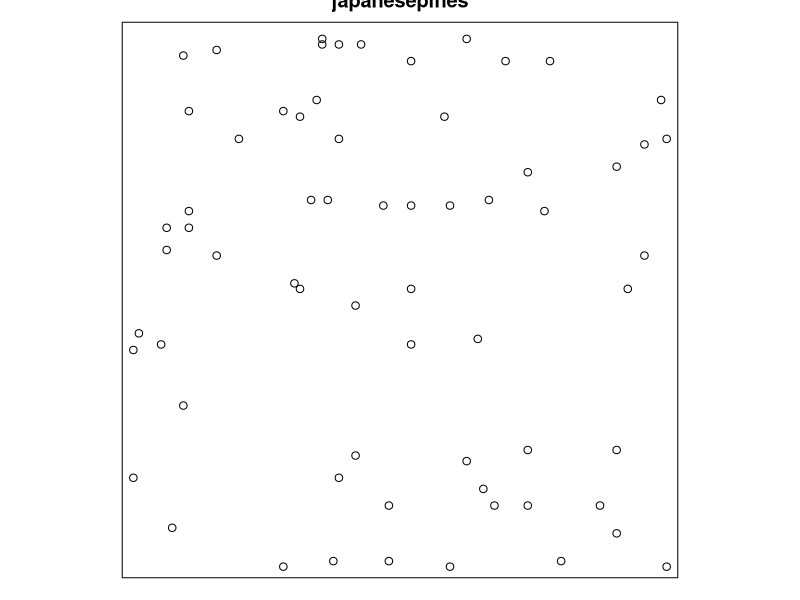
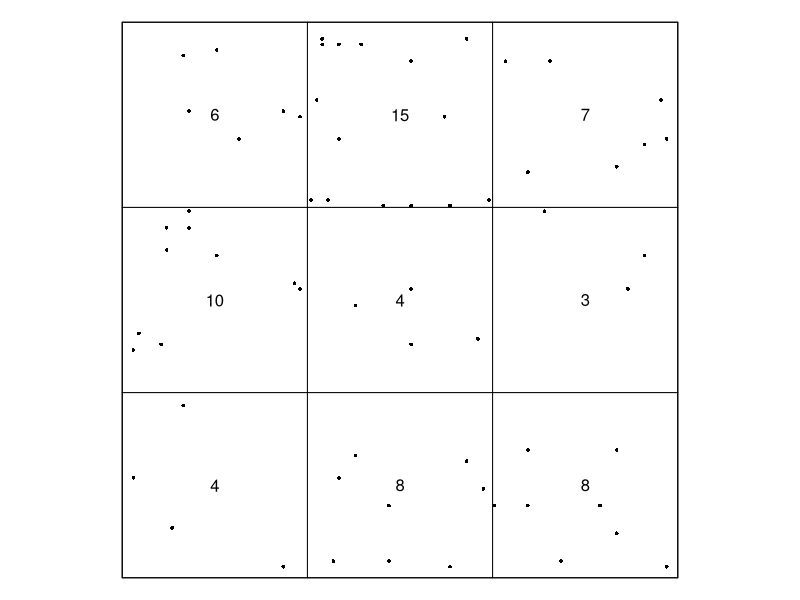
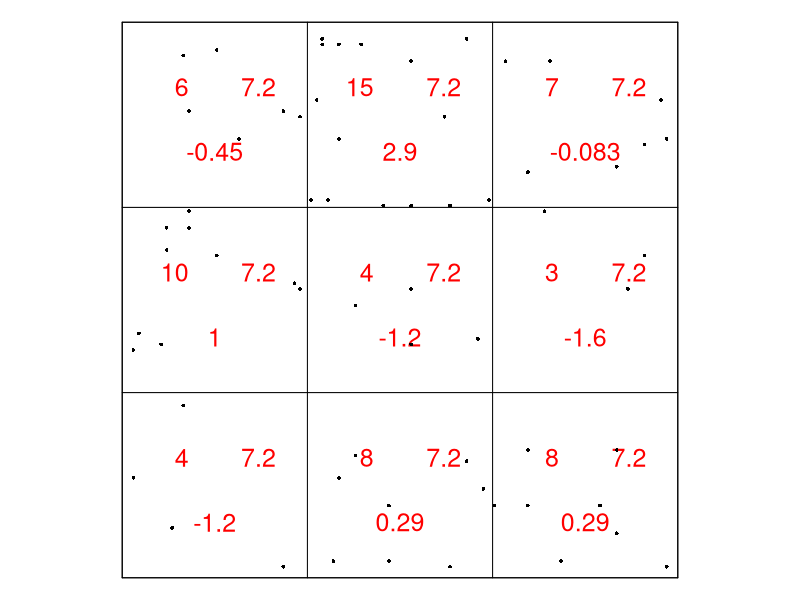
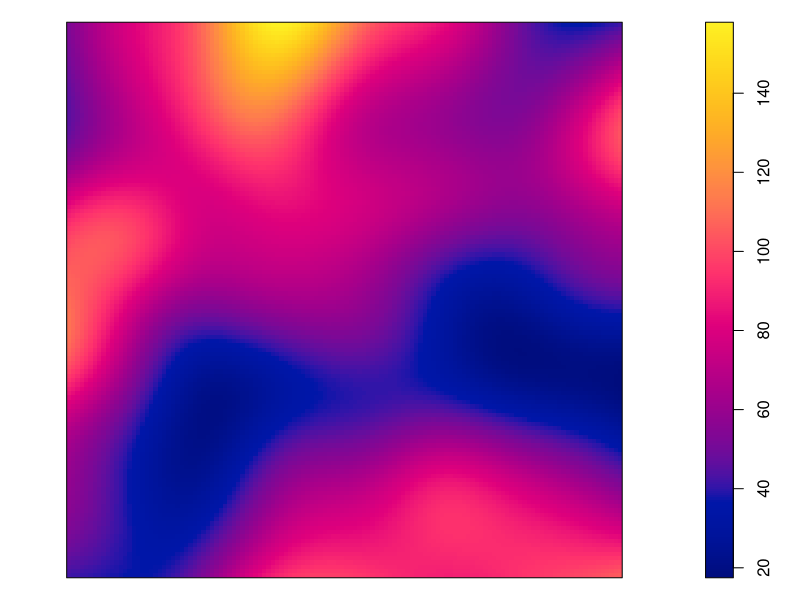
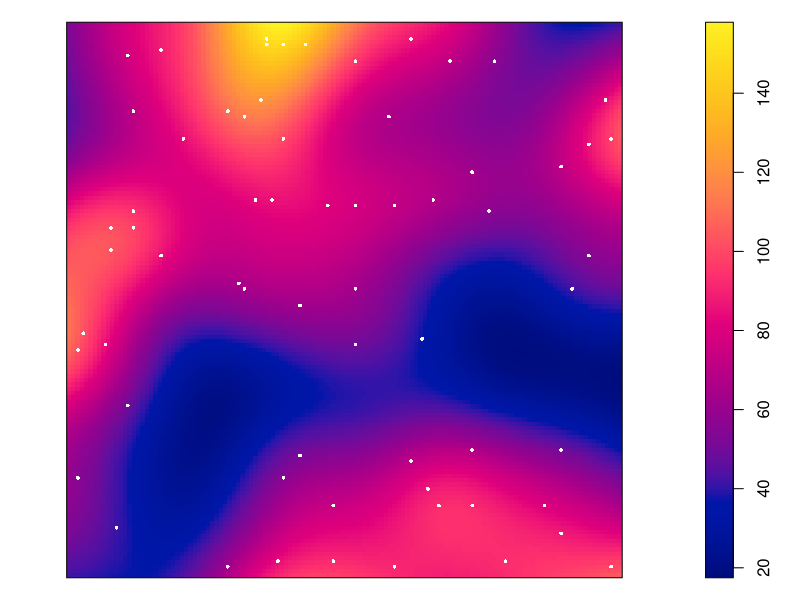
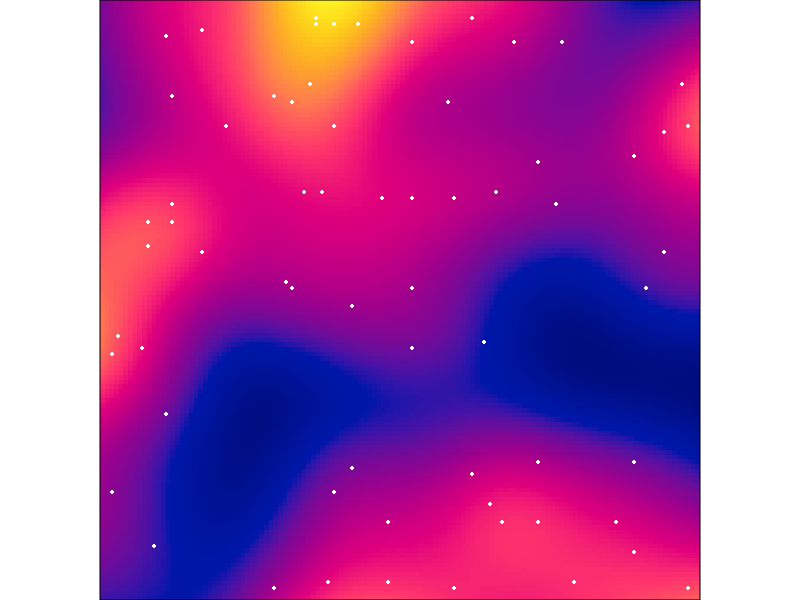
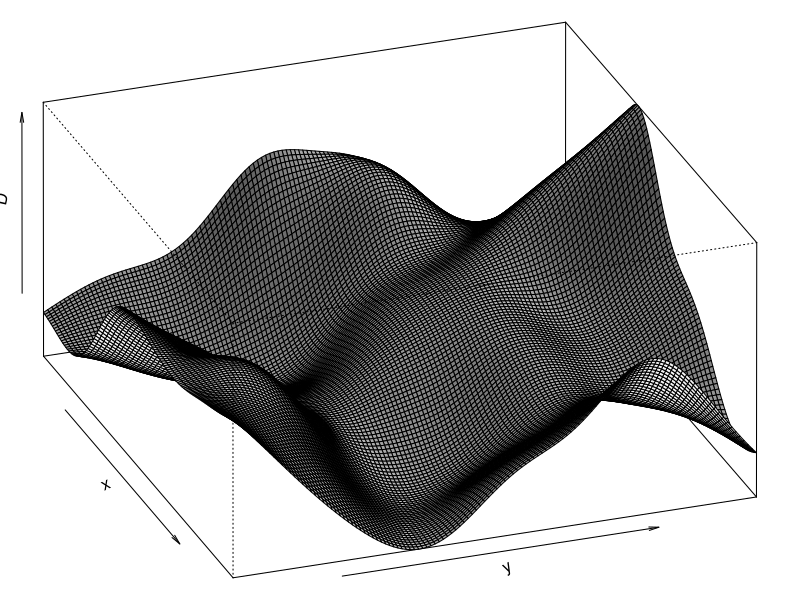

Recreate these plots in R, in order.
## ---- chunk 1
# This option turns evaluation of R code off in this document. Remove it
# if you use it as a template for solving the lab exercise.
knitr::opts_chunk$set(eval = TRUE)
## ---- chunk 2
library(spatstat)
## ---- chunk 3
par(mar=rep(0,4)) # remove some whitespace, this lines is not included 
plot(japanesepines)
## ---- chunk 4
q <- quadratcount(japanesepines, nx = 3)
print(q)
## ---- chunk 5
par(mar=rep(0,4))
plot(q, main = "")
plot(japanesepines, add = TRUE, pch = 16, cex = 0.5)
## ---- chunk 6
chisq.res <- quadrat.test(q)
print(chisq.res)
## ---- chunk 7
par(mar=rep(0,4))
plot(chisq.res, main = "", cex = 1.5, col = "red")
plot(japanesepines, add = TRUE, cex = 0.5, pch = 16)
## ---- chunk 8
D <- density(japanesepines, sigma = 0.1)
## ---- chunk 9
par(mar=rep(0,4))
plot(D, main = "")
## ---- chunk 10
par(mar=rep(0,4))
plot(D, main = "")
plot(japanesepines, add = TRUE, cols = "white", cex = 0.5, pch = 16)
## ---- chunk 11
par(mar=rep(0,4))
plot(D, main = "", ribbon = FALSE)
plot(japanesepines, add = TRUE, cols = "white", cex = 0.5, pch = 16)
## ---- chunk 12
par(mar=rep(0,4))
persp(D, theta=70, phi=25, shade=0.4, main = "")
## ---- chunk 13
D2 <- density(japanesepines, sigma = 0.15)
## ---- chunk 14
range(D2)
## ---- chunk 15
summary(D2)
## ---- chunk 16
integral(D2)
japanesepines
